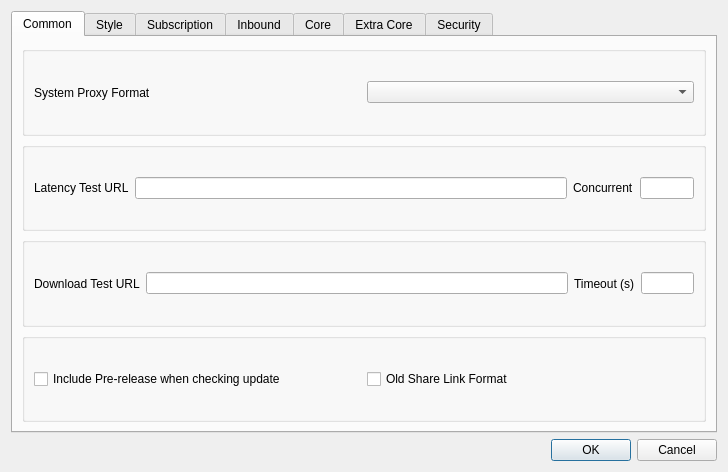
<?xml version="1.0" encoding="UTF-8"?>
<ui version="4.0">
 <class>DialogBasicSettings</class>
 <widget class="QDialog" name="DialogBasicSettings">
  <property name="geometry">
   <rect>
    <x>0</x>
    <y>0</y>
    <width>728</width>
    <height>472</height>
   </rect>
  </property>
  <property name="sizePolicy">
   <sizepolicy hsizetype="Preferred" vsizetype="Preferred">
    <horstretch>0</horstretch>
    <verstretch>0</verstretch>
   </sizepolicy>
  </property>
  <property name="windowTitle">
   <string>Basic Settings</string>
  </property>
  <layout class="QGridLayout" name="gridLayout">
   <item row="8" column="3">
    <widget class="QDialogButtonBox" name="buttonBox">
     <property name="orientation">
      <enum>Qt::Orientation::Horizontal</enum>
     </property>
     <property name="standardButtons">
      <set>QDialogButtonBox::StandardButton::Cancel|QDialogButtonBox::StandardButton::Ok</set>
     </property>
    </widget>
   </item>
   <item row="2" column="3">
    <widget class="QTabWidget" name="tabWidget">
     <property name="minimumSize">
      <size>
       <width>0</width>
       <height>414</height>
      </size>
     </property>
     <property name="currentIndex">
      <number>0</number>
     </property>
     <widget class="QWidget" name="tab_1">
      <attribute name="title">
       <string>Common</string>
      </attribute>
      <layout class="QVBoxLayout" name="verticalLayout_2">
       <item>
        <widget class="QGroupBox" name="systemProxyBox">
         <property name="title">
          <string/>
         </property>
         <layout class="QHBoxLayout" name="horizontalLayout">
          <item>
           <widget class="QLabel" name="label_29">
            <property name="text">
             <string>System Proxy Format</string>
            </property>
           </widget>
          </item>
          <item>
           <widget class="QComboBox" name="system_proxy_format"/>
          </item>
         </layout>
        </widget>
       </item>
       <item>
        <widget class="QGroupBox" name="groupBox1">
         <layout class="QHBoxLayout" name="horizontalLayout_9" stretch="0,8,1,1">
          <item>
           <widget class="QLabel" name="label_13">
            <property name="text">
             <string>Latency Test URL</string>
            </property>
           </widget>
          </item>
          <item>
           <widget class="QLineEdit" name="test_latency_url"/>
          </item>
          <item>
           <widget class="QLabel" name="label_14">
            <property name="text">
             <string>Concurrent</string>
            </property>
           </widget>
          </item>
          <item>
           <widget class="QLineEdit" name="test_concurrent"/>
          </item>
         </layout>
        </widget>
       </item>
       <item>
        <widget class="QGroupBox" name="horizontalGroupBox">
         <layout class="QHBoxLayout" name="horizontalLayout_12" stretch="0,8,1,1">
          <item>
           <widget class="QLabel" name="label_19">
            <property name="text">
             <string>Download Test URL</string>
            </property>
           </widget>
          </item>
          <item>
           <widget class="QLineEdit" name="test_download_url"/>
          </item>
          <item>
           <widget class="QLabel" name="label_10">
            <property name="text">
             <string>Timeout (s)</string>
            </property>
           </widget>
          </item>
          <item>
           <widget class="QLineEdit" name="test_download_timeout"/>
          </item>
         </layout>
        </widget>
       </item>
       <item>
        <widget class="QGroupBox" name="horizontalGroupBox1">
         <layout class="QHBoxLayout" name="horizontalLayout_18">
          <item>
           <widget class="QCheckBox" name="check_include_pre">
            <property name="text">
             <string>Include Pre-release when checking update</string>
            </property>
           </widget>
          </item>
          <item>
           <widget class="QCheckBox" name="old_share_link_format">
            <property name="toolTip">
             <string>Share VMess Link with v2rayN Format</string>
            </property>
            <property name="text">
             <string>Old Share Link Format</string>
            </property>
           </widget>
          </item>
         </layout>
        </widget>
       </item>
      </layout>
     </widget>
     <widget class="QWidget" name="tab_2">
      <attribute name="title">
       <string>Style</string>
      </attribute>
      <layout class="QGridLayout" name="gridLayout_5">
       <item row="0" column="0">
        <layout class="QHBoxLayout" name="style_h_1">
         <item>
          <widget class="QGroupBox" name="groupBox">
           <layout class="QHBoxLayout" name="horizontalLayout_4">
            <item>
             <widget class="QLabel" name="label_8">
              <property name="text">
               <string>Theme</string>
              </property>
             </widget>
            </item>
            <item>
             <widget class="QComboBox" name="theme"/>
            </item>
            <item>
             <widget class="QPushButton" name="set_custom_icon">
              <property name="sizePolicy">
               <sizepolicy hsizetype="Preferred" vsizetype="Fixed">
                <horstretch>0</horstretch>
                <verstretch>0</verstretch>
               </sizepolicy>
              </property>
              <property name="text">
               <string>Set custom icon</string>
              </property>
             </widget>
            </item>
           </layout>
          </widget>
         </item>
         <item>
          <widget class="QGroupBox" name="groupBox2">
           <layout class="QHBoxLayout" name="horizontalLayout_7">
            <item>
             <widget class="QLabel" name="label_15">
              <property name="text">
               <string notr="true">Language</string>
              </property>
             </widget>
            </item>
            <item>
             <widget class="QComboBox" name="language">
              <item>
               <property name="text">
                <string notr="true">English</string>
               </property>
              </item>
              <item>
               <property name="text">
                <string notr="true">简体中文</string>
               </property>
              </item>
              <item>
               <property name="text">
                <string notr="true">فارسی</string>
               </property>
              </item>
              <item>
               <property name="text">
                <string notr="true">Русский</string>
               </property>
              </item>
             </widget>
            </item>
           </layout>
          </widget>
         </item>
        </layout>
       </item>
       <item row="2" column="0">
        <layout class="QHBoxLayout" name="style_h_2">
         <item>
          <widget class="QGroupBox" name="groupBox_3">
           <property name="title">
            <string/>
           </property>
           <layout class="QHBoxLayout" name="horizontalLayout_11">
            <item>
             <widget class="QLabel" name="label_2">
              <property name="text">
               <string>Font</string>
              </property>
             </widget>
            </item>
            <item>
             <widget class="QComboBox" name="font">
              <property name="editable">
               <bool>true</bool>
              </property>
             </widget>
            </item>
           </layout>
          </widget>
         </item>
         <item>
          <widget class="QGroupBox" name="traffic_statistics_box">
           <layout class="QHBoxLayout" name="horizontalLayout_3">
            <item>
             <widget class="QLabel" name="label_16">
              <property name="text">
               <string>Statistics refresh rate</string>
              </property>
             </widget>
            </item>
            <item>
             <widget class="QComboBox" name="rfsh_r">
              <item>
               <property name="text">
                <string notr="true">500ms</string>
               </property>
              </item>
              <item>
               <property name="text">
                <string notr="true">1s</string>
               </property>
              </item>
              <item>
               <property name="text">
                <string notr="true">2s</string>
               </property>
              </item>
              <item>
               <property name="text">
                <string notr="true">3s</string>
               </property>
              </item>
              <item>
               <property name="text">
                <string notr="true">5s</string>
               </property>
              </item>
              <item>
               <property name="text">
                <string>Off</string>
               </property>
              </item>
             </widget>
            </item>
           </layout>
          </widget>
         </item>
        </layout>
       </item>
       <item row="3" column="0">
        <layout class="QHBoxLayout" name="style_h_3">
         <item>
          <widget class="QGroupBox" name="horizontalGroupBox_5">
           <layout class="QHBoxLayout" name="horizontalLayout_6">
            <item>
             <widget class="QCheckBox" name="start_minimal">
              <property name="sizePolicy">
               <sizepolicy hsizetype="Preferred" vsizetype="Fixed">
                <horstretch>0</horstretch>
                <verstretch>0</verstretch>
               </sizepolicy>
              </property>
              <property name="text">
               <string>Hide dashboard at startup</string>
              </property>
             </widget>
            </item>
           </layout>
          </widget>
         </item>
         <item>
          <widget class="QGroupBox" name="groupBox_2">
           <layout class="QHBoxLayout" name="horizontalLayout_23">
            <item>
             <widget class="QLabel" name="label_17">
              <property name="text">
               <string>Max log lines</string>
              </property>
             </widget>
            </item>
            <item>
             <widget class="QLineEdit" name="max_log_line">
              <property name="sizePolicy">
               <sizepolicy hsizetype="Ignored" vsizetype="Fixed">
                <horstretch>0</horstretch>
                <verstretch>0</verstretch>
               </sizepolicy>
              </property>
             </widget>
            </item>
           </layout>
          </widget>
         </item>
        </layout>
       </item>
      </layout>
     </widget>
     <widget class="QWidget" name="tab_3">
      <attribute name="title">
       <string>Subscription</string>
      </attribute>
      <layout class="QGridLayout" name="gridLayout_3">
       <item row="1" column="0">
        <widget class="QLabel" name="label_4">
         <property name="text">
          <string>User Agent</string>
         </property>
        </widget>
       </item>
       <item row="0" column="1">
        <layout class="QHBoxLayout" name="horizontalLayout_5">
         <item>
          <widget class="QCheckBox" name="sub_auto_update_enable">
           <property name="sizePolicy">
            <sizepolicy hsizetype="Minimum" vsizetype="Fixed">
             <horstretch>0</horstretch>
             <verstretch>0</verstretch>
            </sizepolicy>
           </property>
           <property name="text">
            <string>Enable</string>
           </property>
          </widget>
         </item>
         <item>
          <widget class="QLabel" name="label_21">
           <property name="text">
            <string>Interval (minute, invalid if less than 30)</string>
           </property>
          </widget>
         </item>
         <item>
          <widget class="QLineEdit" name="sub_auto_update">
           <property name="sizePolicy">
            <sizepolicy hsizetype="Preferred" vsizetype="Fixed">
             <horstretch>0</horstretch>
             <verstretch>0</verstretch>
            </sizepolicy>
           </property>
          </widget>
         </item>
        </layout>
       </item>
       <item row="1" column="1">
        <widget class="QLineEdit" name="user_agent"/>
       </item>
       <item row="0" column="0">
        <widget class="QLabel" name="label_20">
         <property name="sizePolicy">
          <sizepolicy hsizetype="Preferred" vsizetype="Maximum">
           <horstretch>0</horstretch>
           <verstretch>0</verstretch>
          </sizepolicy>
         </property>
         <property name="text">
          <string>Automatic update</string>
         </property>
        </widget>
       </item>
       <item row="2" column="1">
        <widget class="QCheckBox" name="sub_use_proxy">
         <property name="text">
          <string>Use proxy when updating subscription</string>
         </property>
        </widget>
       </item>
       <item row="3" column="1">
        <widget class="QCheckBox" name="sub_insecure">
         <property name="text">
          <string>Ignore TLS errors when updating subscription</string>
         </property>
        </widget>
       </item>
      </layout>
     </widget>
     <widget class="QWidget" name="tab_4">
      <attribute name="title">
       <string>Inbound</string>
      </attribute>
      <layout class="QGridLayout" name="gridLayout_9">
       <item row="0" column="1">
        <widget class="QGroupBox" name="groupBox_9">
         <property name="title">
          <string>Tun</string>
         </property>
         <layout class="QGridLayout" name="gridLayout_11">
          <item row="0" column="0">
           <widget class="QLabel" name="label_11">
            <property name="sizePolicy">
             <sizepolicy hsizetype="Preferred" vsizetype="Preferred">
              <horstretch>0</horstretch>
              <verstretch>0</verstretch>
             </sizepolicy>
            </property>
            <property name="text">
             <string notr="true">Stack</string>
            </property>
           </widget>
          </item>
          <item row="0" column="1">
           <widget class="QComboBox" name="tun_stack">
            <property name="editable">
             <bool>false</bool>
            </property>
           </widget>
          </item>
          <item row="1" column="0">
           <widget class="QLabel" name="label_28">
            <property name="sizePolicy">
             <sizepolicy hsizetype="Preferred" vsizetype="Preferred">
              <horstretch>0</horstretch>
              <verstretch>0</verstretch>
             </sizepolicy>
            </property>
            <property name="text">
             <string notr="true">MTU</string>
            </property>
           </widget>
          </item>
          <item row="1" column="1">
           <widget class="QComboBox" name="tun_mtu">
            <property name="editable">
             <bool>true</bool>
            </property>
            <item>
             <property name="text">
              <string notr="true">9000</string>
             </property>
            </item>
            <item>
             <property name="text">
              <string notr="true">1500</string>
             </property>
            </item>
           </widget>
          </item>
          <item row="2" column="0" colspan="2">
           <widget class="QCheckBox" name="tun_ipv6">
            <property name="text">
             <string>Enable IPv6</string>
            </property>
           </widget>
          </item>
          <item row="3" column="0" colspan="2">
           <widget class="QCheckBox" name="tun_strict_route">
            <property name="text">
             <string notr="true">Strict Route</string>
            </property>
           </widget>
          </item>
         </layout>
        </widget>
       </item>
       <item row="0" column="0">
        <widget class="QGroupBox" name="groupBox_8">
         <property name="title">
          <string>Mixed</string>
         </property>
         <layout class="QGridLayout" name="gridLayout_10">
          <item row="0" column="0">
           <widget class="QLabel" name="label">
            <property name="text">
             <string>Listen Address</string>
            </property>
           </widget>
          </item>
          <item row="0" column="1">
           <widget class="QLineEdit" name="inbound_address">
            <property name="sizePolicy">
             <sizepolicy hsizetype="Preferred" vsizetype="Fixed">
              <horstretch>0</horstretch>
              <verstretch>0</verstretch>
             </sizepolicy>
            </property>
           </widget>
          </item>
          <item row="1" column="0">
           <widget class="QLabel" name="label_30">
            <property name="text">
             <string>Listen Port</string>
            </property>
           </widget>
          </item>
          <item row="1" column="1">
           <widget class="QLineEdit" name="inbound_port">
            <property name="sizePolicy">
             <sizepolicy hsizetype="Preferred" vsizetype="Fixed">
              <horstretch>0</horstretch>
              <verstretch>0</verstretch>
             </sizepolicy>
            </property>
           </widget>
          </item>
          <item row="2" column="0">
           <widget class="QLabel" name="label_5">
            <property name="text">
             <string>Auth</string>
            </property>
           </widget>
          </item>
          <item row="2" column="1">
           <widget class="QPushButton" name="inbound_auth">
            <property name="text">
             <string notr="true"/>
            </property>
           </widget>
          </item>
         </layout>
        </widget>
       </item>
       <item row="1" column="0" colspan="2">
        <widget class="QPushButton" name="custom_inbound_edit">
         <property name="text">
          <string>Custom Inbound</string>
         </property>
        </widget>
       </item>
      </layout>
     </widget>
     <widget class="QWidget" name="tab_5">
      <attribute name="title">
       <string>Core</string>
      </attribute>
      <layout class="QGridLayout" name="gridLayout_2">
       <item row="0" column="0">
        <widget class="QGroupBox" name="groupBox_4">
         <property name="title">
          <string>Log</string>
         </property>
         <layout class="QGridLayout" name="gridLayout_4">
          <item row="0" column="0">
           <widget class="QCheckBox" name="log_disabled">
            <property name="text">
             <string>Disabled</string>
            </property>
           </widget>
          </item>
          <item row="1" column="0">
           <widget class="QCheckBox" name="log_timestamp">
            <property name="text">
             <string>Timestamp</string>
            </property>
           </widget>
          </item>
          <item row="2" column="0">
           <widget class="QLabel" name="label_9">
            <property name="text">
             <string>Level</string>
            </property>
           </widget>
          </item>
          <item row="2" column="1">
           <widget class="QComboBox" name="log_level"/>
          </item>
         </layout>
        </widget>
       </item>
       <item row="0" column="1">
        <widget class="QGroupBox" name="groupBox_5">
         <property name="title">
          <string>Clash API</string>
         </property>
         <layout class="QGridLayout" name="gridLayout_6">
          <item row="0" column="0">
           <widget class="QLabel" name="label_12">
            <property name="text">
             <string>External Controller</string>
            </property>
           </widget>
          </item>
          <item row="0" column="1">
           <widget class="QLineEdit" name="clash_api_external_controller">
            <property name="sizePolicy">
             <sizepolicy hsizetype="Preferred" vsizetype="Fixed">
              <horstretch>0</horstretch>
              <verstretch>0</verstretch>
             </sizepolicy>
            </property>
            <property name="text">
             <string/>
            </property>
            <property name="placeholderText">
             <string>127.0.0.1:9090</string>
            </property>
           </widget>
          </item>
          <item row="1" column="0">
           <widget class="QLabel" name="label_26">
            <property name="text">
             <string>Dashboard</string>
            </property>
           </widget>
          </item>
          <item row="1" column="1">
           <widget class="QComboBox" name="clash_api_dashboard">
            <item>
             <property name="text">
              <string>yacd-meta</string>
             </property>
            </item>
            <item>
             <property name="text">
              <string>metacubexd</string>
             </property>
            </item>
            <item>
             <property name="text">
              <string>zashboard</string>
             </property>
            </item>
           </widget>
          </item>
          <item row="2" column="0">
           <widget class="QLabel" name="label_27">
            <property name="text">
             <string>Secret</string>
            </property>
           </widget>
          </item>
          <item row="2" column="1">
           <widget class="QLineEdit" name="clash_api_secret">
            <property name="sizePolicy">
             <sizepolicy hsizetype="Preferred" vsizetype="Fixed">
              <horstretch>0</horstretch>
              <verstretch>0</verstretch>
             </sizepolicy>
            </property>
           </widget>
          </item>
         </layout>
        </widget>
       </item>
       <item row="1" column="0">
        <widget class="QGroupBox" name="groupBox_6">
         <property name="title">
          <string>NTP</string>
         </property>
         <layout class="QGridLayout" name="gridLayout_7">
          <item row="0" column="0">
           <widget class="QCheckBox" name="ntp_enabled">
            <property name="text">
             <string>Enabled</string>
            </property>
           </widget>
          </item>
          <item row="1" column="0">
           <widget class="QLabel" name="label_3">
            <property name="text">
             <string>Server</string>
            </property>
           </widget>
          </item>
          <item row="1" column="1">
           <widget class="QLineEdit" name="ntp_server">
            <property name="sizePolicy">
             <sizepolicy hsizetype="Preferred" vsizetype="Fixed">
              <horstretch>0</horstretch>
              <verstretch>0</verstretch>
             </sizepolicy>
            </property>
           </widget>
          </item>
          <item row="2" column="0">
           <widget class="QLabel" name="label_6">
            <property name="text">
             <string>Server Port</string>
            </property>
           </widget>
          </item>
          <item row="2" column="1">
           <widget class="QLineEdit" name="ntp_server_port">
            <property name="sizePolicy">
             <sizepolicy hsizetype="Preferred" vsizetype="Fixed">
              <horstretch>0</horstretch>
              <verstretch>0</verstretch>
             </sizepolicy>
            </property>
           </widget>
          </item>
          <item row="3" column="0">
           <widget class="QLabel" name="label_7">
            <property name="text">
             <string>Interval</string>
            </property>
           </widget>
          </item>
          <item row="3" column="1">
           <widget class="QComboBox" name="ntp_interval">
            <item>
             <property name="text">
              <string>5m</string>
             </property>
            </item>
            <item>
             <property name="text">
              <string>10m</string>
             </property>
            </item>
            <item>
             <property name="text">
              <string>30m</string>
             </property>
            </item>
           </widget>
          </item>
         </layout>
        </widget>
       </item>
       <item row="1" column="1">
        <widget class="QGroupBox" name="groupBox_7">
         <property name="title">
          <string>Certificate</string>
         </property>
         <layout class="QGridLayout" name="gridLayout_8">
          <item row="0" column="0">
           <widget class="QLabel" name="label_22">
            <property name="text">
             <string>Store</string>
            </property>
           </widget>
          </item>
          <item row="0" column="1">
           <widget class="QComboBox" name="certificate_store"/>
          </item>
          <item row="1" column="0">
           <widget class="QLabel" name="label_23">
            <property name="text">
             <string>Certificate</string>
            </property>
           </widget>
          </item>
          <item row="1" column="1">
           <widget class="QLineEdit" name="certificate">
            <property name="sizePolicy">
             <sizepolicy hsizetype="Preferred" vsizetype="Fixed">
              <horstretch>0</horstretch>
              <verstretch>0</verstretch>
             </sizepolicy>
            </property>
           </widget>
          </item>
          <item row="2" column="0">
           <widget class="QLabel" name="label_24">
            <property name="text">
             <string>Certificate Path</string>
            </property>
           </widget>
          </item>
          <item row="2" column="1">
           <widget class="QLineEdit" name="certificate_path">
            <property name="sizePolicy">
             <sizepolicy hsizetype="Preferred" vsizetype="Fixed">
              <horstretch>0</horstretch>
              <verstretch>0</verstretch>
             </sizepolicy>
            </property>
           </widget>
          </item>
          <item row="3" column="0">
           <widget class="QLabel" name="label_25">
            <property name="text">
             <string>Certificate Directory Path</string>
            </property>
           </widget>
          </item>
          <item row="3" column="1">
           <widget class="QLineEdit" name="certificate_directory_path">
            <property name="sizePolicy">
             <sizepolicy hsizetype="Preferred" vsizetype="Fixed">
              <horstretch>0</horstretch>
              <verstretch>0</verstretch>
             </sizepolicy>
            </property>
           </widget>
          </item>
         </layout>
        </widget>
       </item>
      </layout>
     </widget>
     <widget class="QWidget" name="tab_6">
      <attribute name="title">
       <string>Extra Core</string>
      </attribute>
      <layout class="QVBoxLayout" name="verticalLayout_5">
       <item>
        <widget class="QScrollArea" name="extra_core_box_scrollArea">
         <property name="frameShape">
          <enum>QFrame::Shape::NoFrame</enum>
         </property>
         <property name="widgetResizable">
          <bool>true</bool>
         </property>
         <widget class="QWidget" name="extra_core_box_scrollAreaWidgetContents">
          <property name="geometry">
           <rect>
            <x>0</x>
            <y>0</y>
            <width>204</width>
            <height>61</height>
           </rect>
          </property>
          <layout class="QVBoxLayout" name="verticalLayout_6">
           <item>
            <widget class="QWidget" name="horizontalWidget_4" native="true">
             <property name="sizePolicy">
              <sizepolicy hsizetype="Preferred" vsizetype="Maximum">
               <horstretch>0</horstretch>
               <verstretch>0</verstretch>
              </sizepolicy>
             </property>
             <layout class="QHBoxLayout" name="horizontalLayout_8">
              <item>
               <widget class="QPushButton" name="extra_core_add">
                <property name="text">
                 <string>Add</string>
                </property>
               </widget>
              </item>
              <item>
               <widget class="QPushButton" name="extra_core_del">
                <property name="text">
                 <string>Delete</string>
                </property>
               </widget>
              </item>
             </layout>
            </widget>
           </item>
          </layout>
         </widget>
        </widget>
       </item>
      </layout>
     </widget>
     <widget class="QWidget" name="tab_7">
      <attribute name="title">
       <string>Security</string>
      </attribute>
      <layout class="QVBoxLayout" name="verticalLayout_4">
       <item>
        <widget class="QCheckBox" name="skip_cert">
         <property name="text">
          <string>Skip TLS certificate authentication by default (allowInsecure)</string>
         </property>
        </widget>
       </item>
       <item>
        <widget class="QGroupBox" name="horizontalGroupBox2">
         <property name="sizePolicy">
          <sizepolicy hsizetype="Preferred" vsizetype="Maximum">
           <horstretch>0</horstretch>
           <verstretch>0</verstretch>
          </sizepolicy>
         </property>
         <layout class="QHBoxLayout" name="horizontalLayout_26">
          <item>
           <widget class="QLabel" name="label_18">
            <property name="text">
             <string>Default uTLS Fingerprint</string>
            </property>
           </widget>
          </item>
          <item>
           <widget class="QComboBox" name="utlsFingerprint">
            <property name="editable">
             <bool>true</bool>
            </property>
           </widget>
          </item>
         </layout>
        </widget>
       </item>
      </layout>
     </widget>
    </widget>
   </item>
  </layout>
 </widget>
 <resources/>
 <connections>
  <connection>
   <sender>buttonBox</sender>
   <signal>accepted()</signal>
   <receiver>DialogBasicSettings</receiver>
   <slot>accept()</slot>
   <hints>
    <hint type="sourcelabel">
     <x>248</x>
     <y>254</y>
    </hint>
    <hint type="destinationlabel">
     <x>157</x>
     <y>274</y>
    </hint>
   </hints>
  </connection>
  <connection>
   <sender>buttonBox</sender>
   <signal>rejected()</signal>
   <receiver>DialogBasicSettings</receiver>
   <slot>reject()</slot>
   <hints>
    <hint type="sourcelabel">
     <x>316</x>
     <y>260</y>
    </hint>
    <hint type="destinationlabel">
     <x>286</x>
     <y>274</y>
    </hint>
   </hints>
  </connection>
 </connections>
</ui>
